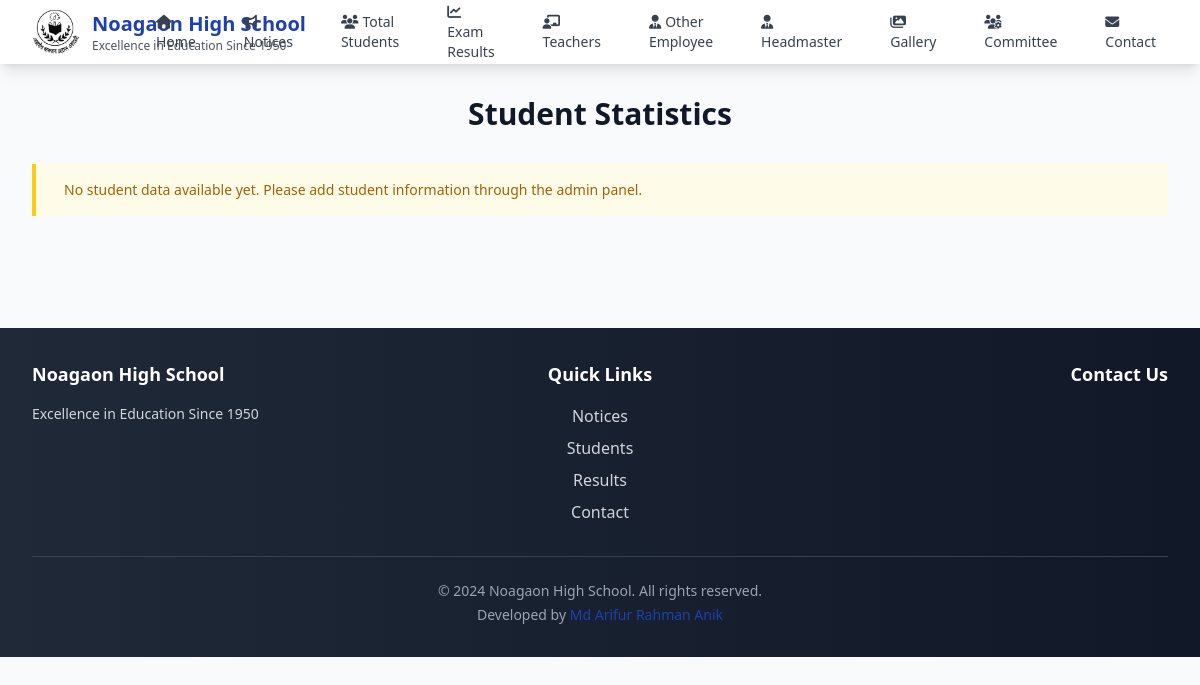
/students/, run on an earlier commit of the app's database.
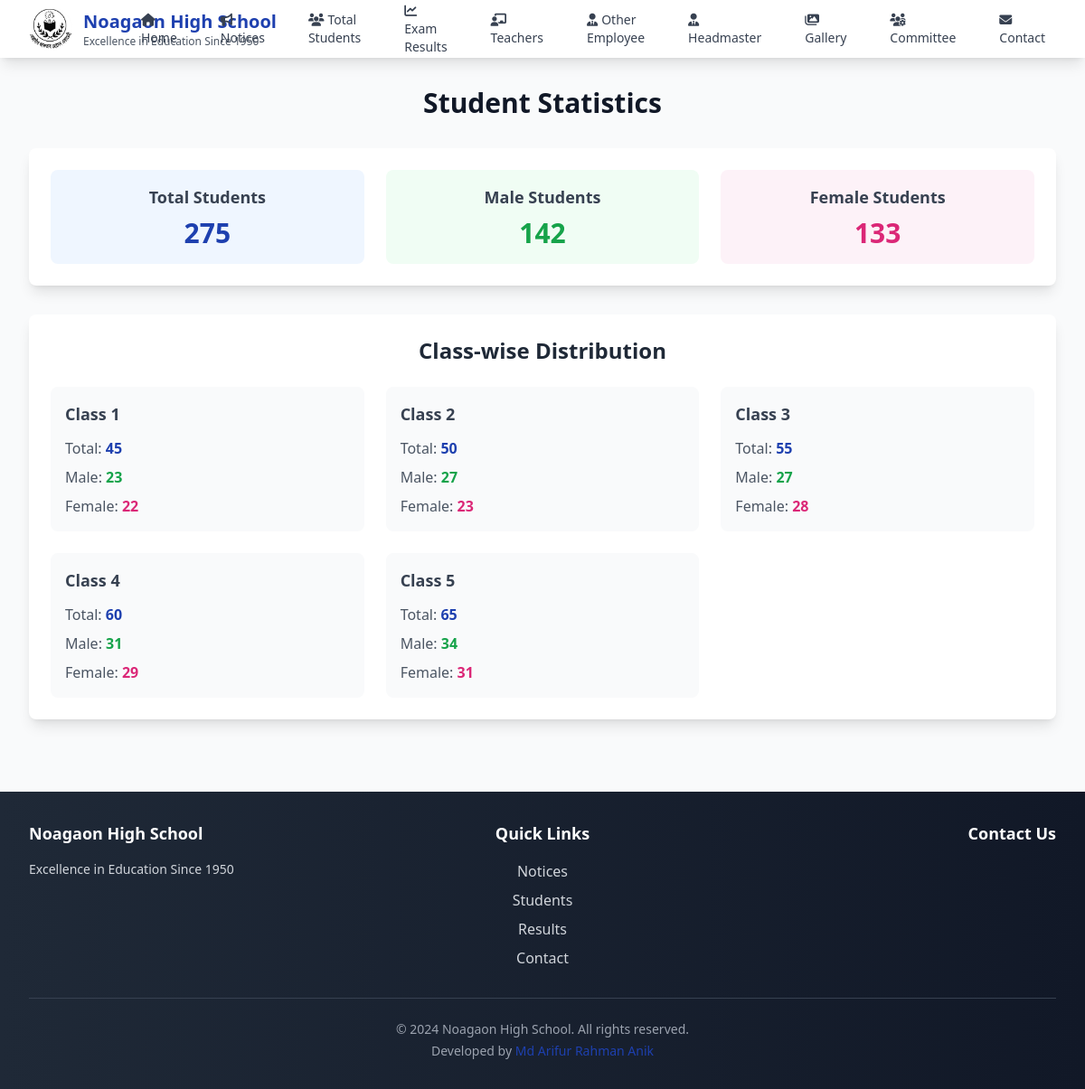
And on a later commit of the database.
### main/models.py (models this page shows, shortened)
class ClasswiseStudentCount(models.Model):
    student_class = models.ForeignKey(StudentClass, on_delete=models.PROTECT,
                                    help_text="Class for which to record student count")
    academic_year = models.PositiveIntegerField(help_text="Academic year (e.g., 2025)")
    total_students = models.PositiveIntegerField(help_text="Total number of students in this class")
    total_male = models.PositiveIntegerField(help_text="Number of male students", default=0)
    total_female = models.PositiveIntegerField(help_text="Number of female students", default=0)
    last_updated = models.DateTimeField(auto_now=True)
    updated_by = models.ForeignKey(User, on_delete=models.CASCADE)
    class Meta:
        ordering = ['academic_year', 'student_class__order']
        unique_together = ['student_class', 'academic_year']
        verbose_name = "Class-wise Student Count"
        verbose_name_plural = "Class-wise Student Counts"

class StudentClass(models.Model):
    name = models.CharField(max_length=50, help_text="Class name (e.g., 'Class 6')")
    code = models.CharField(max_length=10, unique=True, help_text="Short code for the class (e.g., '6')")
    description = models.TextField(blank=True, help_text="Description of this class")
    order = models.PositiveIntegerField(default=0, help_text="Display order in lists")
    is_active = models.BooleanField(default=True, help_text="Whether this class is currently accepting students")
    class Meta:
        ordering = ['order', 'name']
        verbose_name = "Student Class"
        verbose_name_plural = "Student Classes"

### main/views.py (the view)
# urls.py: path('students/', views.students, name='students'),
def students(request):
    latest_year = ClasswiseStudentCount.objects.all().order_by('-academic_year').first()
    if latest_year:
        latest_year = latest_year.academic_year
    else:
        latest_year = 2024
    student_counts = ClasswiseStudentCount.objects.filter(
        academic_year=latest_year
    ).order_by('student_class__order')
    if not student_counts:
        context = {
            'total_students': 0,
            'male_students': 0,
            'female_students': 0,
            'class_stats': [],
            'no_data': True,
        }
    else:
        total_students = sum(count.total_students for count in student_counts)
        male_students = sum(count.total_male for count in student_counts)
        female_students = sum(count.total_female for count in student_counts)
        class_stats = []
        for count in student_counts:
            class_stats.append({
                'class_name': count.student_class.name,
                'total': count.total_students,
                'male': count.total_male,
                'female': count.total_female
            })
        context = {
            'total_students': total_students,
            'male_students': male_students,
            'female_students': female_students,
            'class_stats': class_stats,
            'no_data': False,
        }
    return render(request, 'main/students.html', context)

### main/context_processors.py (called while the page is built)
def get_default_logo():
    logo_path = os.path.join(settings.MEDIA_ROOT, 'logo', 'Noagaon_logo.jpg')
    if os.path.exists(logo_path):
        return f"{settings.MEDIA_URL}logo/Noagaon_logo.jpg"
    return None

### templates/main/students.html (shortened to what this page needs)
{% extends 'base.html' %}
{% block content %}
<div class="max-w-7xl mx-auto px-4 sm:px-6 lg:px-8 py-8">
    <h1 class="text-3xl font-bold text-gray-900 mb-8 text-center">Student Statistics</h1>
    {% if no_data %}
    <div class="bg-yellow-50 border-l-4 border-yellow-400 p-4 mb-8">
        <div class="flex">
            <div class="ml-3">
                <p class="text-sm text-yellow-700">
                    No student data available yet. Please add student information through the admin panel.
                </p>
            </div>
        </div>
    </div>
    {% else %}
    <div class="bg-white rounded-lg shadow-lg p-6 mb-8">
        <div class="grid grid-cols-1 md:grid-cols-3 gap-6 text-center">
            <div class="p-4 bg-blue-50 rounded-lg">
                <h3 class="text-lg font-semibold text-gray-700">Total Students</h3>
                <p class="text-3xl font-bold text-primary mt-2">{{ total_students }}</p>
            </div>
            <div class="p-4 bg-green-50 rounded-lg">
                <h3 class="text-lg font-semibold text-gray-700">Male Students</h3>
                <p class="text-3xl font-bold text-green-600 mt-2">{{ male_students }}</p>
            </div>
            <div class="p-4 bg-pink-50 rounded-lg">
                <h3 class="text-lg font-semibold text-gray-700">Female Students</h3>
                <p class="text-3xl font-bold text-pink-600 mt-2">{{ female_students }}</p>
            </div>
        </div>
    </div>
    <div class="bg-white rounded-lg shadow-lg p-6">
        <h2 class="text-2xl font-semibold text-gray-800 mb-6 text-center">Class-wise Distribution</h2>
        <div class="grid grid-cols-1 md:grid-cols-2 lg:grid-cols-3 gap-6">
            {% for stat in class_stats %}
            <div class="bg-gray-50 rounded-lg p-4">
                <h3 class="text-lg font-semibold text-gray-700 mb-3">{{ stat.class_name }}</h3>
                <div class="space-y-2">
                    <p class="text-gray-600">Total: <span class="font-bold text-primary">{{ stat.total }}</span></p>
                    <p class="text-gray-600">Male: <span class="font-bold text-green-600">{{ stat.male }}</span></p>
                    <p class="text-gray-600">Female: <span class="font-bold text-pink-600">{{ stat.female }}</span></p>
                </div>
            </div>
            {% endfor %}
        </div>
    </div>
    {% endif %}
</div>
{% endblock %}

What changed in the data, as far as the page shows it:
added ClasswiseStudentCount: class_name "Class 1", total "45", male "23", female "22"
added ClasswiseStudentCount: class_name "Class 2", total "50", male "27", female "23"
added ClasswiseStudentCount: class_name "Class 3", total "55", male "27", female "28"
added ClasswiseStudentCount: class_name "Class 4", total "60", male "31", female "29"
added ClasswiseStudentCount: class_name "Class 5", total "65", male "34", female "31"
Also different on the page:
{{ total_students }}: (not shown) → "275"
{{ male_students }}: (not shown) → "142"
{{ female_students }}: (not shown) → "133"
text no longer shown: "No student data available yet. Please add student information through the admin panel."
text now shown: "Total Students Male Students Female Students Class-wise Distribution"
